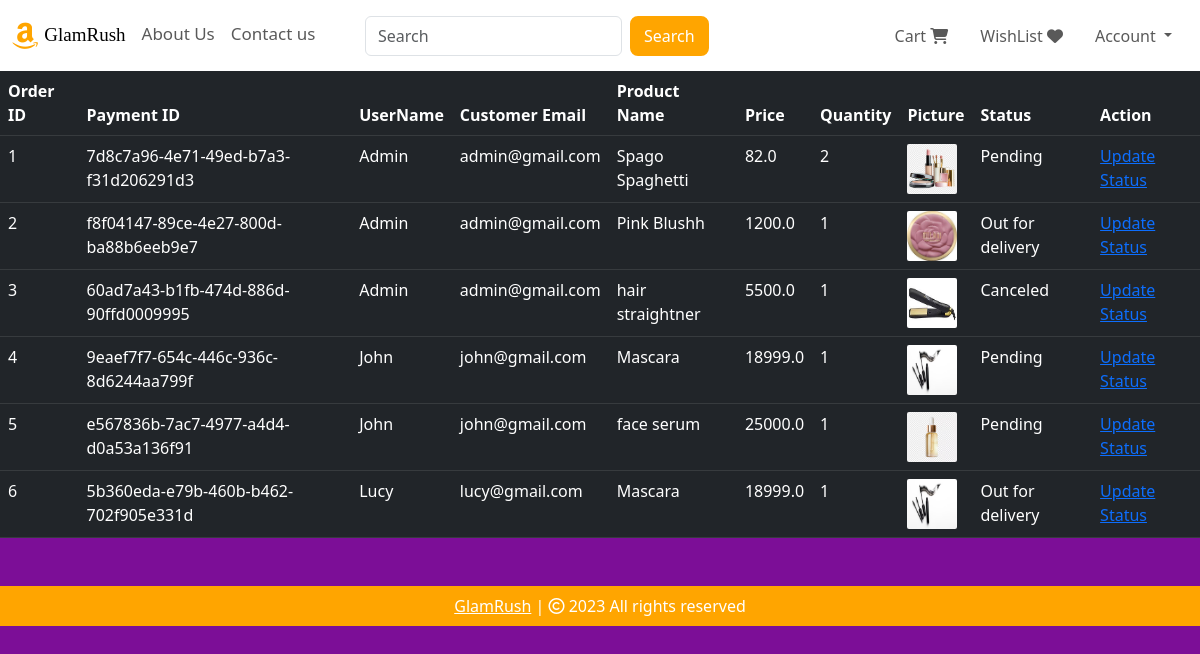
The page /view-orders (signed in) on the database its author committed.
### website/models.py (models this page shows, shortened)
class Order(db.Model):
    id = db.Column(db.Integer, primary_key=True)
    quantity = db.Column(db.Integer, nullable=False)
    price = db.Column(db.Float, nullable=False)
    status = db.Column(db.String(100), nullable=False)
    payment_id = db.Column(db.String(1000), nullable=False)
    customer_link = db.Column(db.Integer, db.ForeignKey('customer.id'), nullable=False)
    product_link = db.Column(db.Integer, db.ForeignKey('product.id'), nullable=False)

class Customer(db.Model, UserMixin):
    id = db.Column(db.Integer, primary_key=True)
    email = db.Column(db.String(100), unique=True)
    username = db.Column(db.String(100))
    password_hash = db.Column(db.String(150))
    date_joined = db.Column(db.DateTime(), default=datetime.utcnow)
    cart_items = db.relationship('Cart', backref=db.backref('customer', lazy=True))
    orders = db.relationship('Order', backref=db.backref('customer', lazy=True))
    @property
    def password(self):
        raise AttributeError('Password is not a readable Attribute')

class Product(db.Model):
    id = db.Column(db.Integer, primary_key=True)
    product_name = db.Column(db.String(100), nullable=False)
    current_price = db.Column(db.Float, nullable=False)
    previous_price = db.Column(db.Float, nullable=False)
    in_stock = db.Column(db.Integer, nullable=False)
    product_picture = db.Column(db.String(1000), nullable=False)
    flash_sale = db.Column(db.Boolean, default=False)
    date_added = db.Column(db.DateTime, default=datetime.utcnow)
    carts = db.relationship('Cart', backref=db.backref('product', lazy=True))
    orders = db.relationship('Order', backref=db.backref('product', lazy=True))

### website/admin.py (the view)
@admin.route('/view-orders')
@login_required
def order_view():
    if current_user.id == 1:
        orders = Order.query.all()
        return render_template('view_orders.html', orders=orders)
    return render_template('404.html')

### website/__init__.py (called while the page is built)
def create_app():
    app = Flask(__name__)
    app.config['SECRET_KEY'] = 'hbnwdvbn ajnbsjn ahe'
    app.config['SQLALCHEMY_DATABASE_URI'] = f'sqlite:///{DB_NAME}'
    db.init_app(app)
    @app.errorhandler(404)
    def page_not_found(error):
        return render_template('404.html')
    login_manager = LoginManager()
    login_manager.init_app(app)
    login_manager.login_view = 'auth.login'
    @login_manager.user_loader
    def load_user(id):
        return Customer.query.get(int(id))
    from .views import views
    from .auth import auth
    from .admin import admin
    from .models import Customer, Cart, Product, Order
    app.register_blueprint(views, url_prefix='/') # localhost:5000/about-us
    app.register_blueprint(auth, url_prefix='/') # localhost:5000/auth/change-password
    app.register_blueprint(admin, url_prefix='/')
    return app

### website/templates/view_orders.html (shortened to what this page needs)
{% extends 'base.html' %}
{% block body %}
<table class="table table-dark table-hover">
    <thead>
        <tr>
            <th scope="col">Order ID</th>
            <th scope="col">Payment ID</th>
            <th scope="col">UserName</th>
            <th scope="col">Customer Email</th>
            <th scope="col">Product Name</th>
            <th scope="col">Price</th>
            <th scope="col">Quantity</th>
            <th scope="col">Picture</th>
            <th scope="col">Status</th>
            <th scope="col">Action</th>
        </tr>
    </thead>
    <tbody>
        {% for order in orders %}
        <tr>
            <td>{{ order.id }}</td>
            <td>{{ order.payment_id }}</td>
            <td>{{ order.customer.username }}</td>
            <td>{{ order.customer.email }}</td>
            <td>{{ order.product.product_name }}</td>
            <td>{{ order.price }}</td>
            <td>{{ order.quantity }}</td>
            <td><img src="{{ order.product.product_picture }}" alt="" style="height: 50px; width: 50px; border-radius: 2px;"></td>
            <td>{{ order.status}}</td>
            <td>
                <a href="/update-order/{{ order.id }}">Update Status</a>
            </td>
        </tr>
        {% endfor %}
    </tbody>
</table>
{% endblock %}

### rows shown on the page
Order: id "1", payment_id "7d8c7a96-4e71-49ed-b7a3-f31d206291d3", customer.username "Admin", customer.email "admin@gmail.com", product.product_name "Spago Spaghetti", price "82.0", quantity "2", product.product_picture (picture), status "Pending"
Order: id "2", payment_id "f8f04147-89ce-4e27-800d-ba88b6eeb9e7", customer.username "Admin", customer.email "admin@gmail.com", product.product_name "Pink Blushh", price "1200.0", quantity "1", product.product_picture (picture), status "Out for delivery"
Order: id "3", payment_id "60ad7a43-b1fb-474d-886d-90ffd0009995", customer.username "Admin", customer.email "admin@gmail.com", product.product_name "hair straightner", price "5500.0", quantity "1", product.product_picture (picture), status "Canceled"
Order: id "4", payment_id "9eaef7f7-654c-446c-936c-8d6244aa799f", customer.username "John", customer.email "john@gmail.com", product.product_name "Mascara", price "18999.0", quantity "1", product.product_picture (picture), status "Pending"
Order: id "5", payment_id "e567836b-7ac7-4977-a4d4-d0a53a136f91", customer.username "John", customer.email "john@gmail.com", product.product_name "face serum", price "25000.0", quantity "1", product.product_picture (picture), status "Pending"
Order: id "6", payment_id "5b360eda-e79b-460b-b462-702f905e331d", customer.username "Lucy", customer.email "lucy@gmail.com", product.product_name "Mascara", price "18999.0", quantity "1", product.product_picture (picture), status "Out for delivery"
